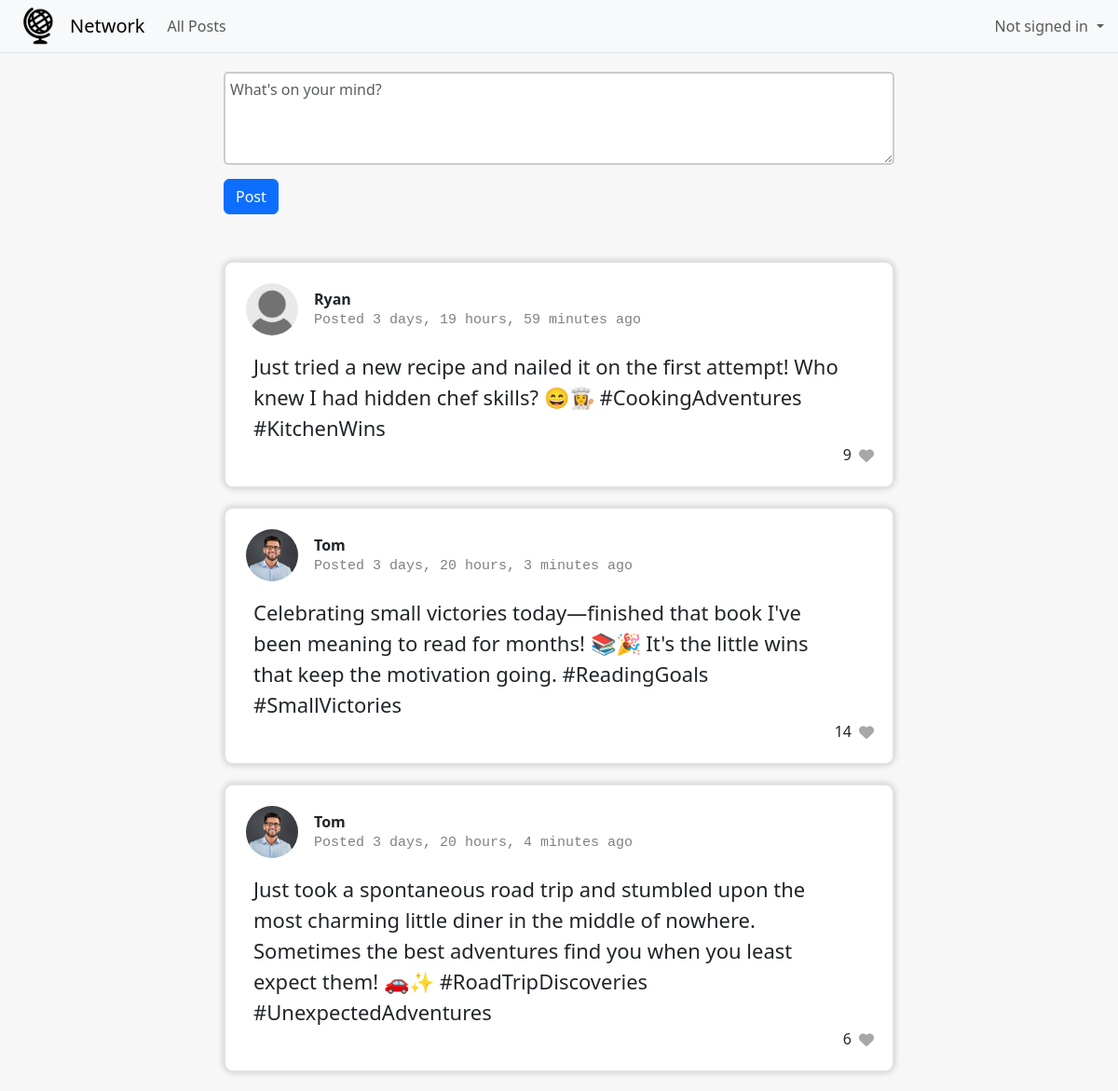
/, run on an earlier commit of the app's database.
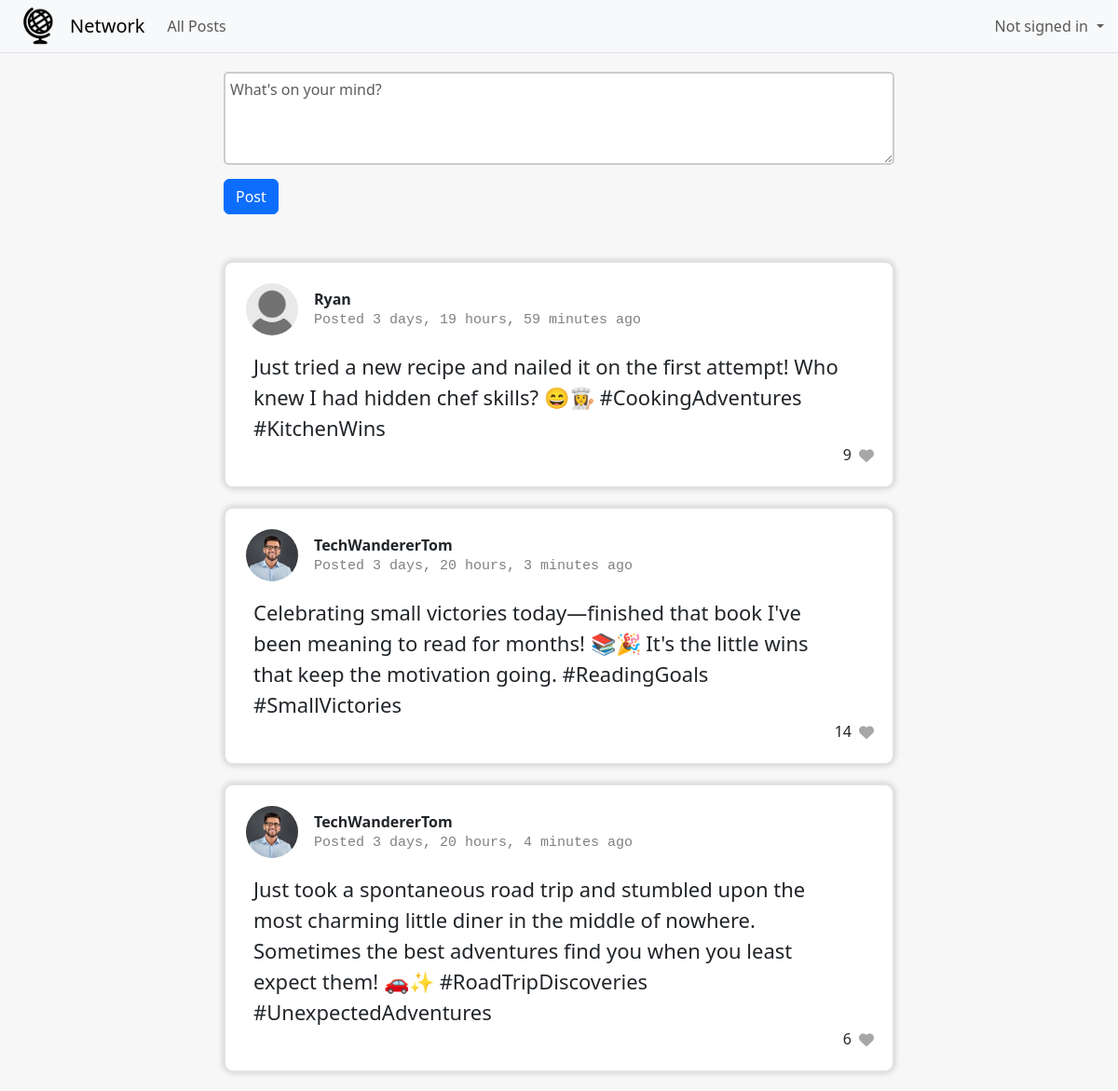
And on a later commit of the database.
### network/models.py (models this page shows, shortened)
class Post(models.Model):
    user = models.ForeignKey(User, on_delete=models.CASCADE, related_name="posts")
    timestamp = models.DateTimeField(auto_now_add=True)
    body = models.TextField(blank=False)
    likes = models.IntegerField(default=0)
    liked_by = models.ManyToManyField(User, related_name='liked_posts', blank=True, null=True)

class User(AbstractUser):
    pass

class Profile(models.Model):
    user = models.OneToOneField(User, on_delete=models.CASCADE, related_name="profile")
    name = models.CharField(max_length=200, null=True, blank=True)
    bio = models.TextField(null=True, blank=True)
    picture = models.ImageField(upload_to='profile-pics', default='profile-pics/default.jpg')

### network/views.py (the view)
# urls.py: path("", views.index, name="index"),
def index(request):
    if request.method == "POST":
        posting_user = request.user
        post_body = request.POST.get('post-body')
        post = Post(user=posting_user, body=post_body)
        post.save()
        return render(request, "network/index.html", {
            "posts": Post.objects.all().order_by('-timestamp')
        })
    else:
        return render(request, "network/index.html", {
            "posts": Post.objects.all().order_by('-timestamp')
        })

### network/templates/network/index.html (shortened to what this page needs)
{% extends "network/layout.html" %}
{% block body %}
    <div class="all-content">
        <div style="position: absolute">
            <form class="centered-form" method="POST" action="{% url 'index' %}">
                <div style="padding-bottom: 50px;">
                    <div class="form-group">
                        <textarea class="form-control" id="post-body" name="post-body" placeholder="What's on your mind?" style="margin-top: 20px; height: 100px;"></textarea>
                    </div>
                    <input class="btn btn-primary" type="submit" value="Post" style="left: 0px;">
                </div>
            </form>
            {% for post in posts %}
                <div class="post-container">
                    <div class="post-profile">
                        <a href="{% url 'profile' user_id=post.user.id %}">
                            <img src="{{ MEDIA_URL }}{{ post.user.profile.picture }}" alt="Profile Picture" class="nav-profile-picture" style="width: 60px; height: 60px; cursor: pointer">
                        </a>
                        <div class="profile-info">
                            <strong>{{ post.user.username }}</strong>
                            <p id="time-since-post">Posted <span class="time-since-post" data-created="{{ post.timestamp.isoformat }}"></span></p>
                        </div>
                    </div>
                    <div class="post-body">{{ post.body }}</div>
                    <div class="post-likes">
                        <span class="like-counter" data-like-counter="{{ post.id }}">{{ post.likes }}</span>
                        <div class="heart" data-post-id="{{ post.id }}">
                            <i class="fas fa-heart"></i>
                        </div>
                    </div>
                </div>
            {% endfor %}
        </div>
    </div>
{% endblock %}

What changed in the data, as far as the page shows it:
changed through a linked row, Post (number 2 of 3 on the later page): user.username "Tom" → "TechWandererTom"
changed through a linked row, Post (number 3 of 3 on the later page): user.username "Tom" → "TechWandererTom"
